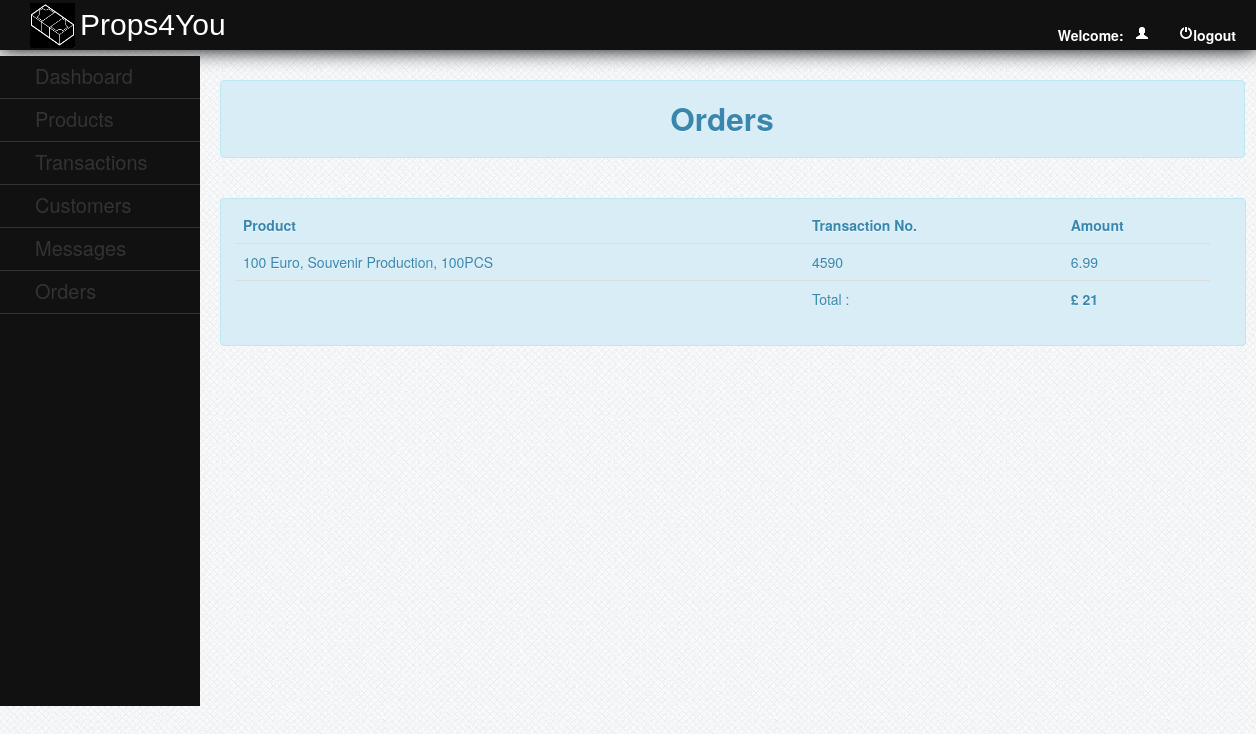
/admin/order.php (signed in), run on the app's committed database.
### tables this page shows
CREATE TABLE `transaction` (
  `transaction_id` int(11) NOT NULL,
  `customerid` int(11) NOT NULL,
  `amount` int(11) NOT NULL,
  `order_stat` varchar(100) NOT NULL,
  `order_date` varchar(50) NOT NULL
);

CREATE TABLE `product` (
  `product_id` int(11) NOT NULL,
  `product_name` varchar(225) NOT NULL,
  `product_price` varchar(50) NOT NULL,
  `product_size` text NOT NULL,
  `product_image` varchar(500) NOT NULL,
  `brand` varchar(100) NOT NULL,
  `category` varchar(50) NOT NULL
);

### admin/order.php (the view, shortened to what this page needs)
<?php
	include("../db/dbconn.php");
?>
<!DOCTYPE html>
<html>
<head>
	<link rel = "stylesheet" type = "text/css" href="../css/style.css" media="all">
	<link rel="stylesheet" type="text/css" href="../css/bootstrap.css">
		<link href="../facefiles/facebox.css" media="screen" rel="stylesheet" type="text/css" />
</head>
	<div id="header" style="position:fixed;">
		<img src="../img/logo.png">
		<label>Props4You</label>
			<b><?php
				$id = (int) $_SESSION['id'];
					$query = $conn->query ("SELECT * FROM admin WHERE adminid = '$id' ") or die (mysqli_error());
					$fetch = $query->fetch_array ();
			?>
			<ul>
				<li><a href="../function/admin_logout.php"><i class="icon-off icon-white"></i>logout</a></li>
				<li>Welcome:&nbsp;&nbsp;&nbsp;<a><i class="icon-user icon-white"></i><?php echo $fetch['username']; ?></a></li></b>
	</div>
	<br>
<div id="leftnav">
		<ul>
			<li><a href="admin_home.php" style="color:#333;">Dashboard</a></li>
			<li><a href="admin_home.php">Products</a>
			</li>
			<li><a href="transaction.php">Transactions</a></li>
			<li><a href="customer.php">Customers</a></li>
			<li><a href="message.php">Messages</a></li>
			<li><a href="order.php">Orders</a></li>
		</ul>
	</div>
	<div id="rightcontent" style="position:absolute; top:10%;">
			<div class="alert alert-info"><center><h2>Orders</h2></center></div>
			<br />
				<div style='width:975px;' class="alert alert-info">
					  <table class="table table-hover">
						<thead>
							<th>Product</th>
							<th>Transaction No.</th>
							<th>Amount</th>
						</thead>
						  <tbody>
							<?php
							$Q1 = $conn->query("SELECT * FROM transaction WHERE order_stat = 'Confirmed'");
							while($r1 = $Q1->fetch_array()){
							$tid = $r1['transaction_id'];
							$Q2 = $conn->query("SELECT * FROM transaction_detail LEFT JOIN product ON product.product_id = transaction_detail.product_id WHERE transaction_detail.transaction_id = '$tid' ");
							$r2 = $Q2->fetch_array();
							$p_price = $r2['product_price'];
							$brand = $r2['product_name'];
							echo "<tr>";
							echo "<td>".$brand."</td>";
							echo "<td>".$tid."</td>";
							echo "<td>".formatMoney($p_price)."</td>";
							echo "</tr>";
							}
							$Q3 = $conn->query("SELECT sum(amount) FROM transaction WHERE order_stat = 'Confirmed'");
							while($r3 = $Q3->fetch_array()){
							$amnt = $r3['sum(amount)'];
							echo "<tr><td></td><td>Total : </td> <td><b>£ ".formatMoney($amnt)."</b></td></tr>";
							}
							?>
						  </tbody>
					    </table>
				</div>
				<?php
function formatMoney($number, $fractional=false) {
    while (true) {
        $replaced = preg_replace('/(-?\d+)(\d\d\d)/', '$1,$2', $number);
        if ($replaced != $number) {
            $number = $replaced;
        } else {
            break;
        }
    }
    return $number;
}
?>
	</div>
</body>
</html>

### css/style.css (style rules this page uses)
#header { height:50px; width:100%; background-color:#111; color:#fff; text-indent:10px; -webkit-box-shadow:0px 0px 20px 0px black; -moz-box-shadow:0px 0px 20px 0px black; box-shadow:0px 0px 20px 0px black; }
#header img { position:absolute; height:45px; width:45px; margin-left:20px; margin-top:2.5px; }
#header label { position:relative; top:15px; color:#fff; text-indent:80px; font-size:30px; clear:both; font-family:arial; }
#header ul { list-style-type:none; position:relative; }
#header ul li { display:inline; position:relative; float:right; margin-right:20px; }
#header ul li a { text-decoration:none; color:#fff; }
#leftnav { position:fixed; background-color:#111; width:200px; top:7%; height:650px; }
#leftnav ul { list-style-type:none; text-indent:35px; right:25px; position:relative; }
#leftnav ul li { border-bottom:1px solid #333; padding-top:10px; padding-bottom:10px; width:200px; }
#leftnav ul li a { text-decoration:none; color:#333; font-size:20px; }
#rightcontent { position:relative; width:1025px; top:50px; left:220px; z-index:-99999; }

### data on the page
transaction: product.product_name "100 Euro, Souvenir Production, 100PCS", transaction_id "4590", product.product_price "6.99"

### other printed values
formatMoney($amnt) "21"
